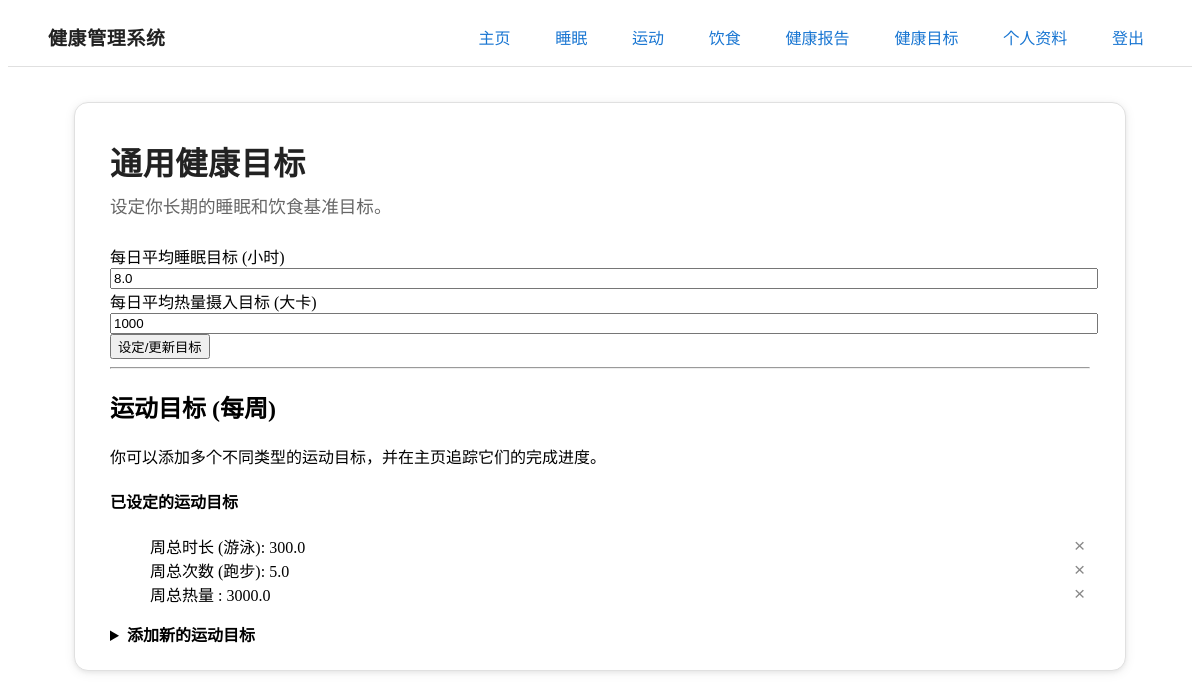
The page /goals (signed in) on the database as committed earlier.
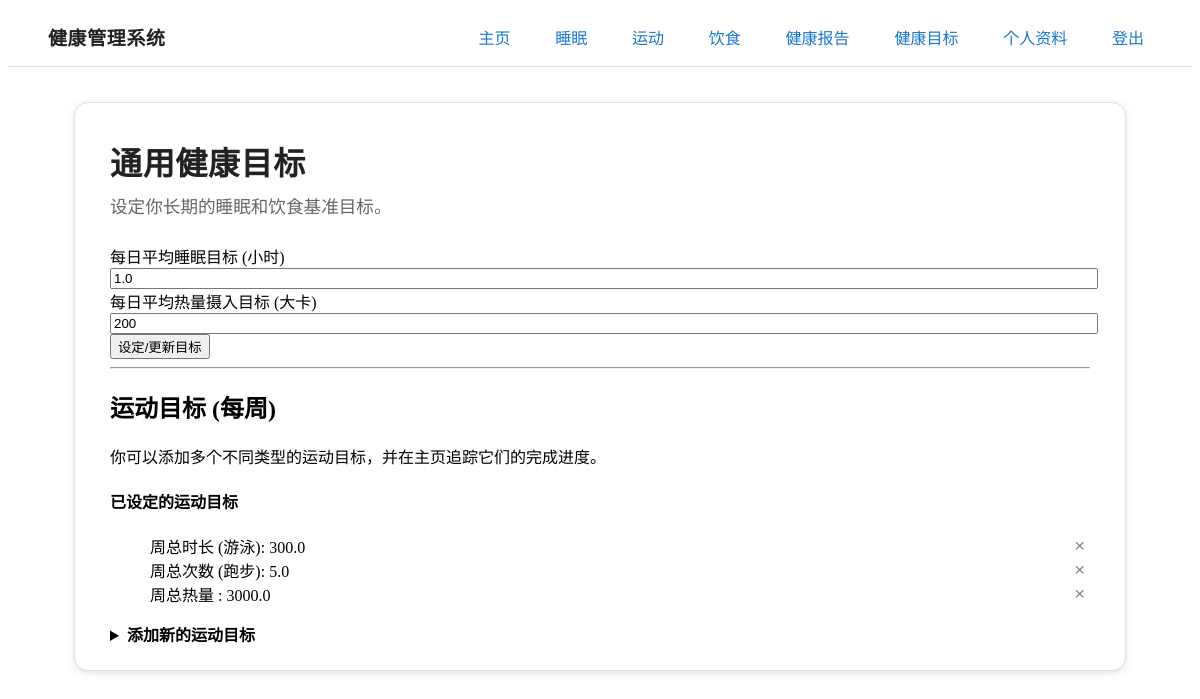
The same page on the database as committed later.
### app/models.py (models this page shows, shortened)
class Goal(db.Model):
    id = db.Column(db.Integer, primary_key=True)
    target_sleep_hours = db.Column(db.Float, nullable=True)
    target_calorie_intake = db.Column(db.Integer, nullable=True)
    user_id = db.Column(db.Integer, db.ForeignKey('user.id'))

### app/routes.py (the view, shortened to what this page needs)
@app.route('/goals', methods=['GET', 'POST'])
@login_required
def goals():
    form = GoalForm()
    add_exercise_goal_form = AddExerciseGoalForm()
    if request.method == 'GET':
        if current_user.goal:
            form.target_sleep_hours.data = current_user.goal.target_sleep_hours
            form.target_calorie_intake.data = current_user.goal.target_calorie_intake
    exercise_goals = current_user.exercise_goals.all()
    return render_template('goals.html', title='健康目标', form=form,
                           add_exercise_goal_form=add_exercise_goal_form,
                           exercise_goals=exercise_goals)

### app/forms.py
class GoalForm(FlaskForm):
    target_sleep_hours = FloatField('每日平均睡眠目标 (小时)', validators=[Optional(), NumberRange(min=0, max=24)])
    target_exercise_minutes = IntegerField('每周总运动目标 (分钟)', validators=[Optional(), NumberRange(min=0)])
    target_calorie_intake = IntegerField('每日平均热量摄入目标 (大卡)', validators=[Optional(), NumberRange(min=0)])
    update_general_goals = SubmitField('设定/更新目标')

### app/models.py (called while the page is built)
@login.user_loader
def load_user(id):
    return User.query.get(int(id))

### app/templates/goals.html (shortened to what this page needs)
{% extends "base.html" %}
{% block content %}
<article class="main-card">
    <h2 class="main-title">通用健康目标</h2>
    <p class="main-subtitle">设定你长期的睡眠和饮食基准目标。</p>
    <form action="" method="post">
        <div class="grid">
            <div>
                {{ form.target_sleep_hours.label }}<br>
                {{ form.target_sleep_hours(style="width: 100%;") }}
            </div>
            <div>
                {{ form.target_calorie_intake.label }}<br>
                {{ form.target_calorie_intake(style="width: 100%;") }}
            </div>
        </div>
        {{ form.update_general_goals() }}
    </form>
    <hr>
    <h2>运动目标 (每周)</h2>
    <p>你可以添加多个不同类型的运动目标，并在主页追踪它们的完成进度。</p>
    <article>
        <h4>已设定的运动目标</h4>
        {% if exercise_goals %}
            <ul>
            {% for goal in exercise_goals %}
                <li style="display: flex; align-items: center; justify-content: space-between; gap: 0.5rem;">
                    <span>
                        {{ goal.goal_type|replace('duration', '周总时长')|replace('frequency', '周总次数')|replace('calories', '周总热量') }}
                        {% if goal.exercise_type %}({{ goal.exercise_type }}){% endif %}: {{ goal.target_value }}
                    </span>
                    <form action="{{ url_for('delete_exercise_goal', goal_id=goal.id) }}" method="post" style="display: inline; margin: 0;">
                        <button type="submit" title="删除" style="background: none; border: none; color: #888; font-size: 1.2rem; cursor: pointer; padding: 0 0.3rem; line-height: 1;">
                            ×
                        </button>
                    </form>
                </li>
            {% endfor %}
            </ul>
        {% else %}
            <p>你还没有设定任何运动目标。</p>
        {% endif %}
    </article>
    <details>
        <summary style="font-weight: bold;">添加新的运动目标</summary>
    </details>
</article>
{% endblock %}

Rows that differ between the two databases and show on the page:
changed Goal: target_sleep_hours "8.0" → "1.0"; target_calorie_intake "1000" → "200"
